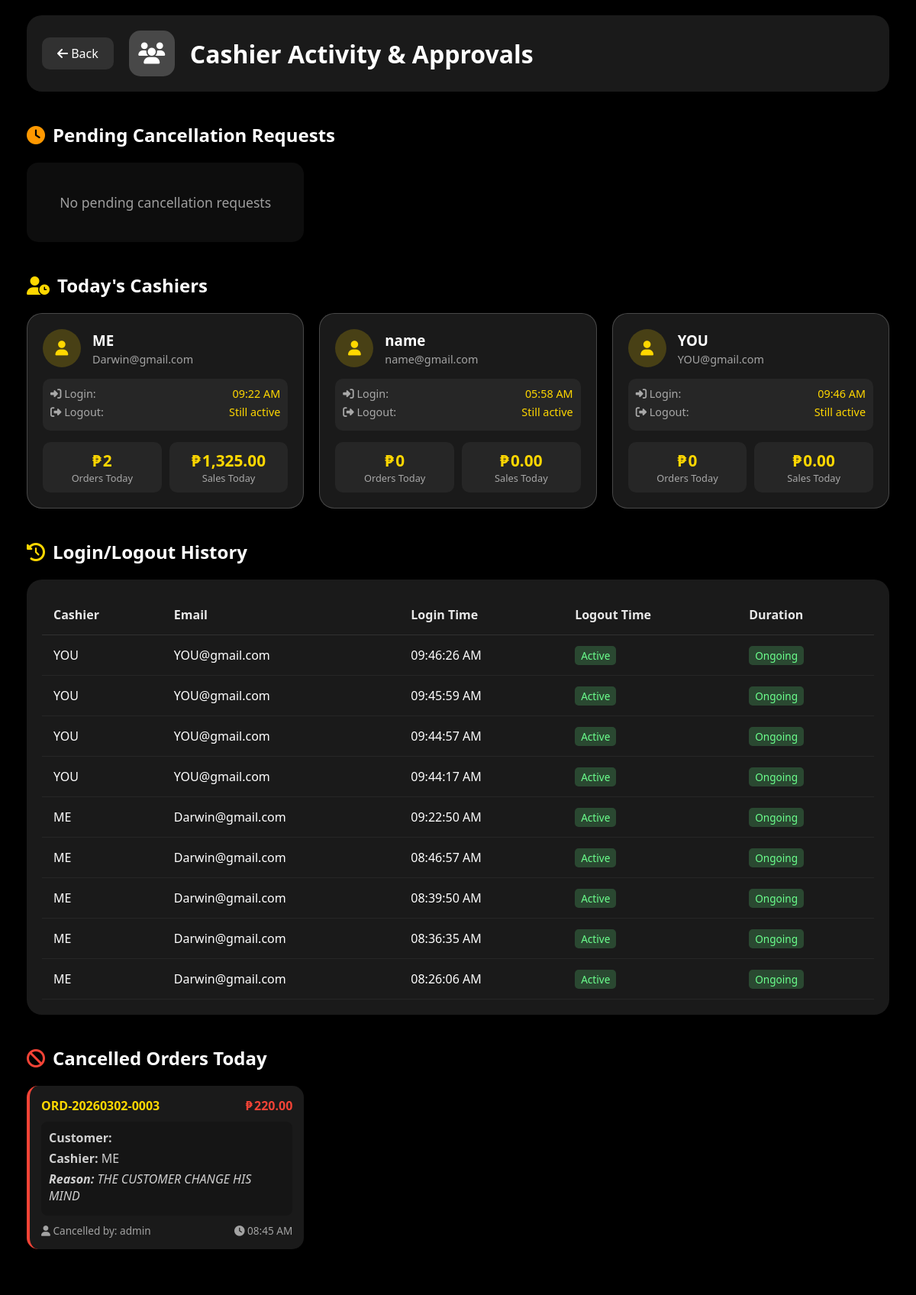
The app's page /cashier-activity.php (signed in) with its own data.
### tables this page shows
CREATE TABLE `users` (
  `id` int(11) NOT NULL,
  `username` varchar(50) NOT NULL,
  `email` varchar(100) NOT NULL,
  `password` varchar(255) NOT NULL,
  `role` enum('cashier','manager') DEFAULT 'cashier',
  `created_at` timestamp NOT NULL DEFAULT current_timestamp(),
  `last_login` timestamp NULL DEFAULT NULL,
  `last_logout` timestamp NULL DEFAULT NULL,
  `is_approved` tinyint(1) DEFAULT 0,
  `approved_by` int(11) DEFAULT NULL,
  `approved_at` timestamp NULL DEFAULT NULL
);

CREATE TABLE `cashier_sessions` (
  `id` int(11) NOT NULL,
  `user_id` int(11) NOT NULL,
  `login_time` timestamp NOT NULL DEFAULT current_timestamp(),
  `logout_time` timestamp NULL DEFAULT NULL
);

CREATE TABLE `cancelled_orders` (
  `id` int(11) NOT NULL,
  `order_id` int(11) NOT NULL,
  `order_number` varchar(20) NOT NULL,
  `cashier_id` int(11) NOT NULL,
  `cashier_name` varchar(50) NOT NULL,
  `customer_name` varchar(100) DEFAULT NULL,
  `total_amount` decimal(10,2) NOT NULL,
  `payment_method` varchar(20) DEFAULT NULL,
  `cancellation_reason` text NOT NULL,
  `cancelled_by` int(11) NOT NULL,
  `cancelled_by_name` varchar(50) NOT NULL,
  `cancelled_at` timestamp NOT NULL DEFAULT current_timestamp(),
  `original_created_at` timestamp NOT NULL DEFAULT '0000-00-00 00:00:00'
);

### cashier-activity.php (the view, shortened to what this page needs)
<?php
require_once 'config.php';
$cancellation_requests = $conn->query("
    SELECT o.*, u.username as cashier_name, u2.username as requested_by_name
    FROM orders o
    JOIN users u ON o.cashier_id = u.id
    JOIN users u2 ON o.cancellation_requested_by = u2.id
    WHERE o.cancellation_requested = 1 AND o.order_status != 'cancelled'
    ORDER BY o.cancellation_requested_at DESC
");
$sessions = $conn->query("
    SELECT
        cs.*,
        u.username,
        u.email
    FROM cashier_sessions cs
    JOIN users u ON cs.user_id = u.id
    WHERE DATE(cs.login_time) = CURDATE()
    ORDER BY cs.login_time DESC
");
$cashiers = $conn->query("
    SELECT
        u.id,
        u.username,
        u.email,
        u.last_login,
        u.last_logout,
        COUNT(DISTINCT o.id) as order_count,
        COALESCE(SUM(o.total_amount), 0) as total_sales
    FROM users u
    LEFT JOIN orders o ON u.id = o.cashier_id AND DATE(o.created_at) = CURDATE() AND o.order_status != 'cancelled'
    WHERE u.role = 'cashier'
    GROUP BY u.id
    ORDER BY total_sales DESC
");
$cancelled_orders = $conn->query("
    SELECT co.*
    FROM cancelled_orders co
    WHERE DATE(co.cancelled_at) = CURDATE()
    ORDER BY co.cancelled_at DESC
");
?>
<!DOCTYPE html>
<html lang="en">
<head>
    <link rel="stylesheet" href="https://cdnjs.cloudflare.com/ajax/libs/font-awesome/6.4.0/css/all.min.css">
</head>
<body>
    <video autoplay muted loop id="video-background">
        <source src="videos/coffee-bg2.mp4" type="video/mp4">
    </video>
    <div class="video-overlay"></div>
    <div class="container">
        <div class="header">
            <div class="brand">
                <a href="dashboard.php"><i class="fas fa-arrow-left"></i> Back</a>
                <div class="logo"><i class="fas fa-users"></i></div>
                <div class="brand-text">
                    <h1>Cashier Activity & Approvals</h1>
                </div>
            </div>
        </div>
        <h2 class="section-title"><i class="fas fa-clock" style="color: #ff9800;"></i> Pending Cancellation Requests</h2>
        <div class="requests-grid">
            <?php if ($cancellation_requests && $cancellation_requests->num_rows > 0): ?>
                <?php while($request = $cancellation_requests->fetch_assoc()): ?>
                <div class="request-card">
                    <div class="request-header">
                        <span class="request-order-number"><?php echo $request['order_number']; ?></span>
                        <span class="request-badge">Awaiting Approval</span>
                    </div>
                    <div class="request-details">
                        <div style="color: rgba(255,255,255,0.8); margin-bottom: 5px;">
                            <strong>Cashier:</strong> <?php echo htmlspecialchars($request['cashier_name']); ?>
                        </div>
                        <div style="color: rgba(255,255,255,0.8); margin-bottom: 5px;">
                            <strong>Customer:</strong> <?php echo htmlspecialchars($request['customer_name'] ?? 'Walk-in'); ?>
                        </div>
                        <div style="color: #ffd700; margin-bottom: 5px;">
                            <strong>Amount:</strong> ₱<?php echo number_format($request['total_amount'], 2); ?>
                        </div>
                        <div class="request-reason">
                            <strong>Reason:</strong> <?php echo htmlspecialchars($request['cancellation_reason']); ?>
                        </div>
                        <div class="request-meta">
                            <span><i class="fas fa-user"></i> Requested by: <?php echo htmlspecialchars($request['requested_by_name']); ?></span>
                            <span><i class="fas fa-clock"></i> <?php echo date('h:i A', strtotime($request['cancellation_requested_at'])); ?></span>
                        </div>
                    </div>
                    <div class="request-actions">
                        <form method="POST" style="flex: 1;">
                            <input type="hidden" name="order_id" value="<?php echo $request['id']; ?>">
                            <button type="submit" name="approve_cancellation" class="btn-approve" onclick="return confirm('Approve this cancellation? Stock will be restored.')">
                                <i class="fas fa-check"></i> Approve
                            </button>
                        </form>
                        <form method="POST" style="flex: 1;">
                            <input type="hidden" name="order_id" value="<?php echo $request['id']; ?>">
                            <button type="submit" name="reject_cancellation" class="btn-reject" onclick="return confirm('Reject this cancellation request?')">
                                <i class="fas fa-times"></i> Reject
                            </button>
                        </form>
                    </div>
                </div>
                <?php endwhile; ?>
            <?php else: ?>
                <div class="no-data">No pending cancellation requests</div>
            <?php endif; ?>
        </div>
        <h2 class="section-title"><i class="fas fa-user-clock"></i> Today's Cashiers</h2>
        <div class="cashier-grid">
            <?php if ($cashiers && $cashiers->num_rows > 0): ?>
                <?php while($cashier = $cashiers->fetch_assoc()): ?>
                <div class="cashier-card">
                    <div class="cashier-header">
                        <div class="cashier-avatar">
                            <i class="fas fa-user"></i>
                        </div>
                        <div class="cashier-info">
                            <h3><?php echo htmlspecialchars($cashier['username']); ?></h3>
                            <p><?php echo htmlspecialchars($cashier['email']); ?></p>
                        </div>
                    </div>
                    <div class="time-info">
                        <div class="time-item">
                            <span class="time-label"><i class="fas fa-sign-in-alt"></i> Login:</span>
                            <span class="time-value"><?php echo $cashier['last_login'] ? date('h:i A', strtotime($cashier['last_login'])) : 'Not logged in'; ?></span>
                        </div>
                        <div class="time-item">
                            <span class="time-label"><i class="fas fa-sign-out-alt"></i> Logout:</span>
                            <span class="time-value"><?php echo $cashier['last_logout'] ? date('h:i A', strtotime($cashier['last_logout'])) : 'Still active'; ?></span>
                        </div>
                    </div>
                    <div class="cashier-stats">
                        <div class="stat-box">
                            <div class="stat-number" style="color: #ffd700;"><?php echo $cashier['order_count']; ?></div>
                            <div class="stat-label">Orders Today</div>
                        </div>
                        <div class="stat-box">
                            <div class="stat-number"><?php echo number_format($cashier['total_sales'], 2); ?></div>
                            <div class="stat-label">Sales Today</div>
                        </div>
                    </div>
                </div>
                <?php endwhile; ?>
            <?php else: ?>
                <div class="no-data">No cashier activity today</div>
            <?php endif; ?>
        </div>
        <h2 class="section-title"><i class="fas fa-history"></i> Login/Logout History</h2>
        <div class="sessions-table">
            <table>
                <thead>
                    <tr>
                        <th>Cashier</th>
                        <th>Email</th>
                        <th>Login Time</th>
                        <th>Logout Time</th>
                        <th>Duration</th>
                    </tr>
                </thead>
                <tbody>
                    <?php if ($sessions && $sessions->num_rows > 0): ?>
                        <?php while($session = $sessions->fetch_assoc()):
                            $login = new DateTime($session['login_time']);
                            $logout = $session['logout_time'] ? new DateTime($session['logout_time']) : null;
                            $duration = $logout ? $login->diff($logout) : null;
                        ?>
                        <tr>
                            <td><?php echo htmlspecialchars($session['username']); ?></td>
                            <td><?php echo htmlspecialchars($session['email']); ?></td>
                            <td><?php echo date('h:i:s A', strtotime($session['login_time'])); ?></td>
                            <td>
                                <?php if ($session['logout_time']): ?>
                                    <?php echo date('h:i:s A', strtotime($session['logout_time'])); ?>
                                <?php else: ?>
                                    <span class="duration-badge duration-active">Active</span>
                                <?php endif; ?>
                            </td>
                            <td>
                                <?php if ($duration): ?>
                                    <span class="duration-badge duration-ended">
                                        <?php echo $duration->h ?>h <?php echo $duration->i ?>m
                                    </span>
                                <?php elseif (!$session['logout_time']): ?>
                                    <span class="duration-badge duration-active">Ongoing</span>
                                <?php endif; ?>
                            </td>
                        </tr>
                        <?php endwhile; ?>
                    <?php else: ?>
                        <tr>
                            <td colspan="5" class="no-data">No sessions recorded today</td>
                        </tr>
                    <?php endif; ?>
                </tbody>
            </table>
        </div>
        <h2 class="section-title"><i class="fas fa-ban" style="color: #f44336;"></i> Cancelled Orders Today</h2>
        <div class="cancelled-grid">
            <?php if ($cancelled_orders && $cancelled_orders->num_rows > 0): ?>
                <?php while($order = $cancelled_orders->fetch_assoc()): ?>
                <div class="cancelled-card">
                    <div class="cancelled-header">
                        <span class="cancelled-order-number"><?php echo $order['order_number']; ?></span>
                        <span class="cancelled-amount"><?php echo number_format($order['total_amount'], 2); ?></span>
                    </div>
                    <div class="cancelled-details">
                        <div style="color: rgba(255,255,255,0.8); margin-bottom: 5px;">
                            <strong>Customer:</strong> <?php echo htmlspecialchars($order['customer_name'] ?? 'Walk-in'); ?>
                        </div>
                        <div style="color: rgba(255,255,255,0.8); margin-bottom: 5px;">
                            <strong>Cashier:</strong> <?php echo htmlspecialchars($order['cashier_name']); ?>
                        </div>
                        <div class="cancelled-reason">
                            <strong>Reason:</strong> <?php echo htmlspecialchars($order['cancellation_reason']); ?>
                        </div>
                    </div>
                    <div class="cancelled-meta">
                        <span><i class="fas fa-user"></i> Cancelled by: <?php echo htmlspecialchars($order['cancelled_by_name']); ?></span>
                        <span><i class="fas fa-clock"></i> <?php echo date('h:i A', strtotime($order['cancelled_at'])); ?></span>
                    </div>
                </div>
                <?php endwhile; ?>
            <?php else: ?>
                <div class="no-data">No cancelled orders today</div>
            <?php endif; ?>
        </div>
    </div>
</body>
</html>

### records on screen
users: username "ME", email "Darwin@gmail.com", last_login "09:22 AM", shows "Still active", order_count "2", total_sales "1,325.00"
users: username "name", email "name@gmail.com", last_login "05:58 AM", shows "Still active", order_count "0", total_sales "0.00"
users: username "YOU", email "YOU@gmail.com", last_login "09:46 AM", shows "Still active", order_count "0", total_sales "0.00"
cashier_sessions: user.username "YOU", user.email "YOU@gmail.com", login_time "09:46:26 AM", shows "Active", shows "Ongoing"
cashier_sessions: user.username "YOU", user.email "YOU@gmail.com", login_time "09:45:59 AM", shows "Active", shows "Ongoing"
cashier_sessions: user.username "YOU", user.email "YOU@gmail.com", login_time "09:44:57 AM", shows "Active", shows "Ongoing"
cashier_sessions: user.username "YOU", user.email "YOU@gmail.com", login_time "09:44:17 AM", shows "Active", shows "Ongoing"
cashier_sessions: user.username "ME", user.email "Darwin@gmail.com", login_time "09:22:50 AM", shows "Active", shows "Ongoing"
cashier_sessions: user.username "ME", user.email "Darwin@gmail.com", login_time "08:46:57 AM", shows "Active", shows "Ongoing"
cashier_sessions: user.username "ME", user.email "Darwin@gmail.com", login_time "08:39:50 AM", shows "Active", shows "Ongoing"
cashier_sessions: user.username "ME", user.email "Darwin@gmail.com", login_time "08:36:35 AM", shows "Active", shows "Ongoing"
cashier_sessions: user.username "ME", user.email "Darwin@gmail.com", login_time "08:26:06 AM", shows "Active", shows "Ongoing"
cancelled_orders: order_number "ORD-20260302-0003", total_amount "220.00", cashier_name "ME", cancellation_reason "THE CUSTOMER CHANGE HIS MIND", cancelled_by_name "admin", cancelled_at "08:45 AM"
